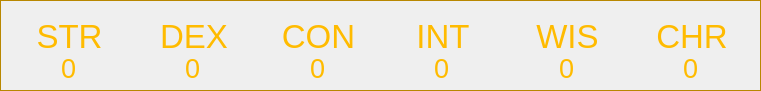
     <widget class="QFrame" name="attributeFrame">
      <property name="geometry">
       <rect>
        <x>10</x>
        <y>30</y>
        <width>761</width>
        <height>91</height>
       </rect>
      </property>
      <property name="styleSheet">
       <string notr="true">QFrame { 
	color: rgb(184, 135, 0);
} </string>
      </property>
      <property name="frameShape">
       <enum>QFrame::Box</enum>
      </property>
      <property name="frameShadow">
       <enum>QFrame::Plain</enum>
      </property>
      <widget class="QWidget" name="horizontalLayoutWidget">
       <property name="geometry">
        <rect>
         <x>10</x>
         <y>10</y>
         <width>741</width>
         <height>53</height>
        </rect>
       </property>
       <layout class="QHBoxLayout" name="horizontalLayout">
        <property name="sizeConstraint">
         <enum>QLayout::SetDefaultConstraint</enum>
        </property>
        <item>
         <widget class="QLabel" name="strLable">
          <property name="font">
           <font>
            <pointsize>25</pointsize>
            <weight>50</weight>
            <bold>false</bold>
           </font>
          </property>
          <property name="styleSheet">
           <string notr="true">color: rgb(255, 187, 0);
background:transparent;</string>
          </property>
          <property name="text">
           <string>STR</string>
          </property>
          <property name="alignment">
           <set>Qt::AlignCenter</set>
          </property>
         </widget>
        </item>
        <item>
         <widget class="QLabel" name="dexLabel">
          <property name="font">
           <font>
            <pointsize>25</pointsize>
           </font>
          </property>
          <property name="styleSheet">
           <string notr="true">color: rgb(255, 187, 0);
background:transparent;</string>
          </property>
          <property name="text">
           <string>DEX</string>
          </property>
          <property name="alignment">
           <set>Qt::AlignCenter</set>
          </property>
         </widget>
        </item>
        <item>
         <widget class="QLabel" name="conLabel">
          <property name="font">
           <font>
            <pointsize>25</pointsize>
           </font>
          </property>
          <property name="styleSheet">
           <string notr="true">color: rgb(255, 187, 0);
background:transparent;</string>
          </property>
          <property name="text">
           <string>CON</string>
          </property>
          <property name="alignment">
           <set>Qt::AlignCenter</set>
          </property>
         </widget>
        </item>
        <item>
         <widget class="QLabel" name="intLabel">
          <property name="font">
           <font>
            <pointsize>25</pointsize>
           </font>
          </property>
          <property name="styleSheet">
           <string notr="true">color: rgb(255, 187, 0);
background:transparent;</string>
          </property>
          <property name="text">
           <string>INT</string>
          </property>
          <property name="alignment">
           <set>Qt::AlignCenter</set>
          </property>
         </widget>
        </item>
        <item>
         <widget class="QLabel" name="wisLabel">
          <property name="font">
           <font>
            <pointsize>25</pointsize>
           </font>
          </property>
          <property name="styleSheet">
           <string notr="true">color: rgb(255, 187, 0);
background:transparent;</string>
          </property>
          <property name="text">
           <string>WIS</string>
          </property>
          <property name="alignment">
           <set>Qt::AlignCenter</set>
          </property>
         </widget>
        </item>
        <item>
         <widget class="QLabel" name="charLabel">
          <property name="font">
           <font>
            <pointsize>25</pointsize>
           </font>
          </property>
          <property name="styleSheet">
           <string notr="true">color: rgb(255, 187, 0);
background:transparent;</string>
          </property>
          <property name="text">
           <string>CHR</string>
          </property>
          <property name="alignment">
           <set>Qt::AlignCenter</set>
          </property>
         </widget>
        </item>
       </layout>
      </widget>
      <widget class="QWidget" name="horizontalLayoutWidget_2">
       <property name="geometry">
        <rect>
         <x>10</x>
         <y>50</y>
         <width>741</width>
         <height>37</height>
        </rect>
       </property>
       <layout class="QHBoxLayout" name="horizontalLayout_3">
        <item>
         <widget class="QLineEdit" name="strVAl">
          <property name="font">
           <font>
            <pointsize>20</pointsize>
           </font>
          </property>
          <property name="styleSheet">
           <string notr="true">color: rgb(255, 187, 0);
background:transparent;</string>
          </property>
          <property name="text">
           <string>0</string>
          </property>
          <property name="maxLength">
           <number>2</number>
          </property>
          <property name="frame">
           <bool>false</bool>
          </property>
          <property name="alignment">
           <set>Qt::AlignCenter</set>
          </property>
         </widget>
        </item>
        <item>
         <widget class="QLineEdit" name="dexVal">
          <property name="font">
           <font>
            <pointsize>20</pointsize>
           </font>
          </property>
          <property name="styleSheet">
           <string notr="true">color: rgb(255, 187, 0);
background:transparent;</string>
          </property>
          <property name="text">
           <string>0</string>
          </property>
          <property name="maxLength">
           <number>2</number>
          </property>
          <property name="frame">
           <bool>false</bool>
          </property>
          <property name="alignment">
           <set>Qt::AlignCenter</set>
          </property>
         </widget>
        </item>
        <item>
         <widget class="QLineEdit" name="conVal">
          <property name="font">
           <font>
            <pointsize>20</pointsize>
           </font>
          </property>
          <property name="styleSheet">
           <string notr="true">color: rgb(255, 187, 0);
background:transparent;</string>
          </property>
          <property name="text">
           <string>0</string>
          </property>
          <property name="maxLength">
           <number>2</number>
          </property>
          <property name="frame">
           <bool>false</bool>
          </property>
          <property name="alignment">
           <set>Qt::AlignCenter</set>
          </property>
         </widget>
        </item>
        <item>
         <widget class="QLineEdit" name="intVal">
          <property name="font">
           <font>
            <pointsize>20</pointsize>
           </font>
          </property>
          <property name="styleSheet">
           <string notr="true">color: rgb(255, 187, 0);
background:transparent;</string>
          </property>
          <property name="text">
           <string>0</string>
          </property>
          <property name="maxLength">
           <number>2</number>
          </property>
          <property name="frame">
           <bool>false</bool>
          </property>
          <property name="alignment">
           <set>Qt::AlignCenter</set>
          </property>
         </widget>
        </item>
        <item>
         <widget class="QLineEdit" name="wisVal">
          <property name="font">
           <font>
            <pointsize>20</pointsize>
           </font>
          </property>
          <property name="styleSheet">
           <string notr="true">color: rgb(255, 187, 0);
background:transparent;</string>
          </property>
          <property name="text">
           <string>0</string>
          </property>
          <property name="maxLength">
           <number>2</number>
          </property>
          <property name="frame">
           <bool>false</bool>
          </property>
          <property name="alignment">
           <set>Qt::AlignCenter</set>
          </property>
         </widget>
        </item>
        <item>
         <widget class="QLineEdit" name="charVal">
          <property name="font">
           <font>
            <pointsize>20</pointsize>
           </font>
          </property>
          <property name="styleSheet">
           <string notr="true">color: rgb(255, 187, 0);
background:transparent;</string>
          </property>
          <property name="text">
           <string>0</string>
          </property>
          <property name="maxLength">
           <number>2</number>
          </property>
          <property name="frame">
           <bool>false</bool>
          </property>
          <property name="alignment">
           <set>Qt::AlignCenter</set>
          </property>
         </widget>
        </item>
       </layout>
      </widget>
     </widget>
